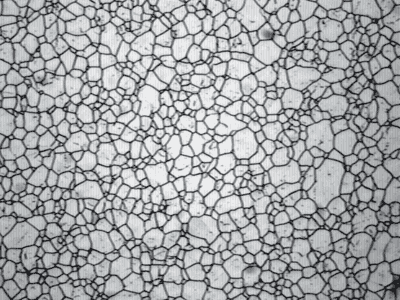
%> input picture MATLAB/watershed/steel_grains.gif, 400 x 300 px
$ octave --eval "test2;"   (GNU Octave 9; MATLAB toolbox functions it lacks are replaced by stand-ins)
%> lines starting %> are read from the running program, lines starting %| are printed output that depends on the picture
function test2
close all
format compact
set(0,'DefaultFigureWindowStyle','docked')

%%
[img, map] = imread('steel_grains.gif');
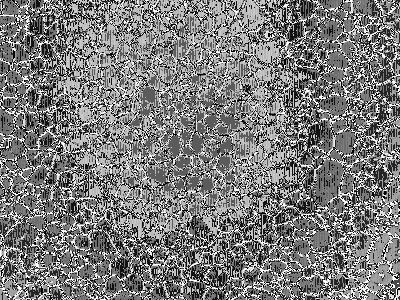
%> img: size 300x400 uint8; min 0, max 14, mean 6.78; drawn with min black and max white
%> map = 16 rows, first 12: [0.365 0.369 0.38; 0.804 0.812 0.82; 0.682 0.69 0.698; 0.553 0.561 0.573; 0.125 0.129 0.141; 0.925 0.929 0.933; 0.761 0.773 0.78; 0.722 0.733 0.741; 0.596 0.604 0.616; 0.639 0.647 0.655; 0.882 0.886 0.894; 0.847 0.851 0.855]
img = ind2gray(img, map);
img2 = imcomplement(img);
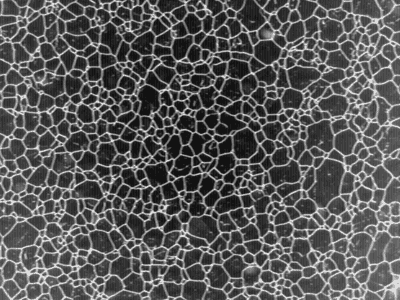
%> img2: size 300x400 uint8; min 18, max 222, mean 89.9
img3 = imhmin(img2, 20);
% img3 = imhmin(img2, 50);

% figure, imshow(img)
% figure, imshow(imerode(img, strel('disk', 1)))
% figure, imshow(imopen(img, strel('disk', 1)))

%%
waterImg = watershed(img3);
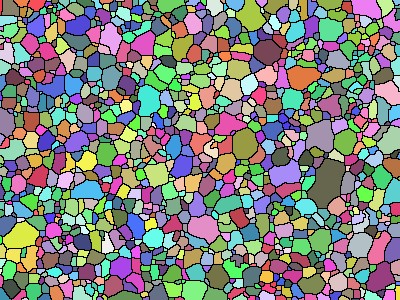
%> waterImg: size 300x400 uint16; 1075 distinct labels, from 0 to 1074; one colour per label, 0 black
ridgeImg = waterImg == 0;
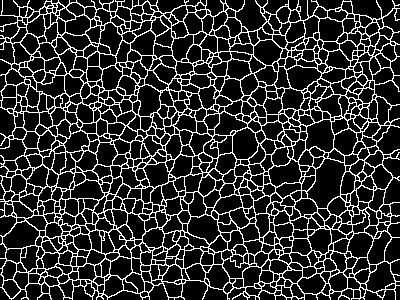
%> ridgeImg: size 300x400 logical; 18.8% white in thin lines or dots
% catchmentImg = waterImg ~= 0;
labelRgb = label2rgb(waterImg, 'parula', 'w', 'shuffle');
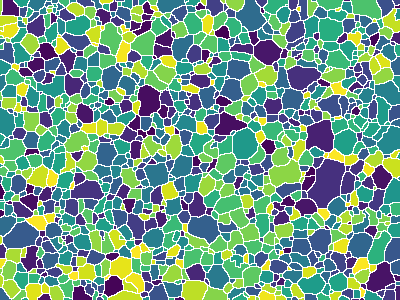
%> labelRgb: size 300x400x3 uint8; mean R, G, B 114.2, 157.4, 137.9
%> (the run ends here)
